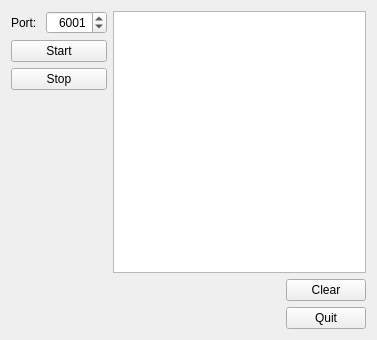
<?xml version="1.0" encoding="UTF-8"?>
<ui version="4.0">
 <class>MainWindow</class>
 <widget class="QMainWindow" name="MainWindow">
  <property name="geometry">
   <rect>
    <x>0</x>
    <y>0</y>
    <width>377</width>
    <height>340</height>
   </rect>
  </property>
  <property name="windowTitle">
   <string>MainWindow</string>
  </property>
  <widget class="QWidget" name="centralWidget">
   <layout class="QVBoxLayout" name="verticalLayout_3">
    <item>
     <layout class="QHBoxLayout" name="horizontalLayout_4">
      <item>
       <layout class="QVBoxLayout" name="verticalLayout">
        <item>
         <layout class="QHBoxLayout" name="horizontalLayout">
          <item>
           <widget class="QLabel" name="label">
            <property name="text">
             <string>Port: </string>
            </property>
           </widget>
          </item>
          <item>
           <widget class="QSpinBox" name="spinBox">
            <property name="alignment">
             <set>Qt::AlignRight|Qt::AlignTrailing|Qt::AlignVCenter</set>
            </property>
            <property name="maximum">
             <number>65535</number>
            </property>
            <property name="value">
             <number>6001</number>
            </property>
           </widget>
          </item>
         </layout>
        </item>
        <item>
         <widget class="QPushButton" name="pushButtonStart">
          <property name="text">
           <string>Start</string>
          </property>
         </widget>
        </item>
        <item>
         <widget class="QPushButton" name="pushButtonStop">
          <property name="text">
           <string>Stop</string>
          </property>
         </widget>
        </item>
        <item>
         <spacer name="verticalSpacer">
          <property name="orientation">
           <enum>Qt::Vertical</enum>
          </property>
          <property name="sizeHint" stdset="0">
           <size>
            <width>20</width>
            <height>40</height>
           </size>
          </property>
         </spacer>
        </item>
       </layout>
      </item>
      <item>
       <layout class="QVBoxLayout" name="verticalLayout_2">
        <item>
         <widget class="QListWidget" name="listWidget"/>
        </item>
        <item>
         <layout class="QHBoxLayout" name="horizontalLayout_3">
          <item>
           <spacer name="horizontalSpacer">
            <property name="orientation">
             <enum>Qt::Horizontal</enum>
            </property>
            <property name="sizeHint" stdset="0">
             <size>
              <width>40</width>
              <height>20</height>
             </size>
            </property>
           </spacer>
          </item>
          <item>
           <widget class="QPushButton" name="pushButtonClear">
            <property name="text">
             <string>Clear</string>
            </property>
           </widget>
          </item>
         </layout>
        </item>
       </layout>
      </item>
     </layout>
    </item>
    <item>
     <layout class="QHBoxLayout" name="horizontalLayout_2">
      <item>
       <spacer name="horizontalSpacer_2">
        <property name="orientation">
         <enum>Qt::Horizontal</enum>
        </property>
        <property name="sizeHint" stdset="0">
         <size>
          <width>40</width>
          <height>20</height>
         </size>
        </property>
       </spacer>
      </item>
      <item>
       <widget class="QPushButton" name="pushButtonQuit">
        <property name="text">
         <string>Quit</string>
        </property>
       </widget>
      </item>
     </layout>
    </item>
   </layout>
  </widget>
 </widget>
 <layoutdefault spacing="6" margin="11"/>
 <resources/>
 <connections/>
</ui>
